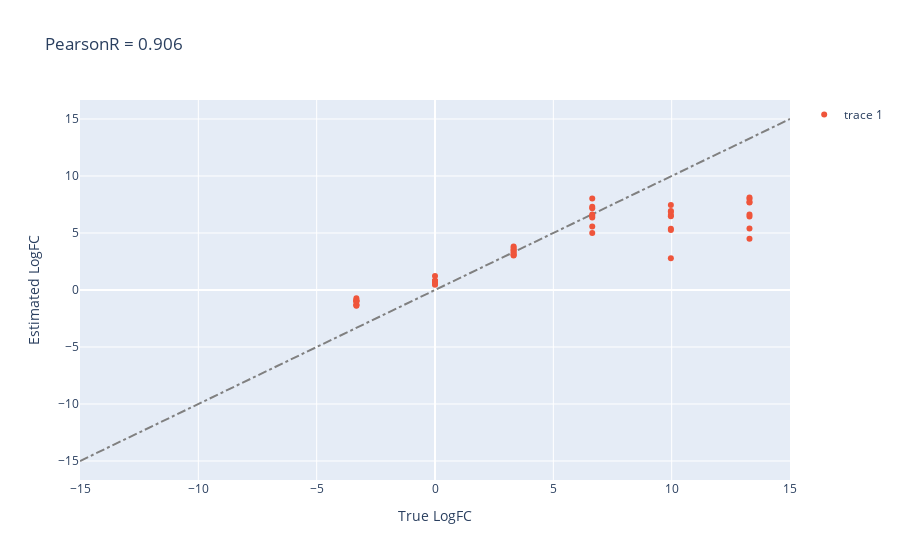

Here is the notebook cell this chart was saved with:
### Code cell
from sklearn.linear_model import LinearRegression
from scipy.stats import pearsonr
import plotly.graph_objects as go

tmp = dif[~dif.isna().any(axis = 1)]
ests = tmp["Dif Log2Int Estimated"]
preds = tmp["Dif Log2Int Theoretical"]

fig = go.Figure()
fig.add_trace(go.Scatter(x=[-15, 15], y=[-15, 15], mode="lines",
                            line=go.scatter.Line(
                                color="gray", dash="dashdot"),
                            showlegend=False))

fig.add_trace(go.Scatter(x=preds, y=ests, 
                        mode='markers',
                        hovertext=dif.index))

reg = LinearRegression().fit(np.array(preds).reshape(-1, 1),np.array(ests))
print("Intercept of a Linear Regression: ", reg.intercept_)
print("Slope of a Linear Regression: ", reg.coef_)
print("R2 of a Linear Regression: ", reg.score(np.array(preds).reshape(-1, 1),np.array(ests)))
score = pearsonr(ests,preds)[0]
title = "PearsonR = " + str(round(score,3))
fig.update_layout(title= title,
                xaxis_title="True LogFC",
                yaxis_title="Estimated LogFC")

### Figure 1 — Plotly figure (JSON) as saved in the notebook; plotly's stock layout.template omitted (floating-point values rounded to 4 significant figures)
{"data": [{"line": {"color": "gray", "dash": "dashdot"}, "mode": "lines", "showlegend": false, "type": "scatter", "x": [-15, 15], "y": [-15, 15]}, {"hovertext": ["O00762", "O76070", "P00167", "P00441", "P00709", "P00915", "P00918", "P01008", "P01031", "P01112", "P01127", "P01133", "P01344", "P01375", "P01579", "P02144", "P02741", "P02753", "P02768", "P02787", "P02788", "P04040", "P05413", "P06396", "P06732", "P08263", "P08758", "P09211", "P10145", "P10599", "P10636", "P12081", "P15559", "P16083", "P41159", "P51965", "P55957", "P61626", "P61769", "P62937", "P62988", "P63165", "P63279", "P68871", "P69905", "P99999", "Q06830", "Q15843"], "mode": "markers", "type": "scatter", "x": [9.966, 6.644, 0, 13.29, 3.322, -3.322, -3.322, 6.644, -3.322, 9.966, 6.644, 0, 6.644, 13.29, 9.966, 0, 13.29, 3.322, -3.322, 9.966, 13.29, 0, 13.29, 9.966, 3.322, 6.644, 13.29, 9.966, 13.29, 6.644, 13.29, 3.322, 0, 3.322, -3.322, 9.966, 6.644, 3.322, 6.644, 0, -3.322, 0, 3.322, -3.322, -3.322, 9.966, 0, 3.322], "y": [6.59, 6.627, 0.7552, 6.452, 3.821, -0.918, -0.9085, 8.033, -1.376, 6.937, 6.359, 0.6964, 5.003, 7.975, 6.458, 1.231, 4.496, 3.309, -1.018, 5.376, 6.613, 0.5359, 8.104, 7.45, 3.533, 7.168, 7.666, 5.273, 5.396, 5.561, 7.718, 3.031, 0.7828, 3.07, -1.253, 2.785, 6.491, 3.68, 7.297, 0.8077, -1.339, 0.7484, 3.473, -0.7228, -0.9908, 6.869, 0.4647, 3.147]}], "layout": {"title": {"text": "PearsonR = 0.906"}, "xaxis": {"title": {"text": "True LogFC"}}, "yaxis": {"title": {"text": "Estimated LogFC"}}}}
